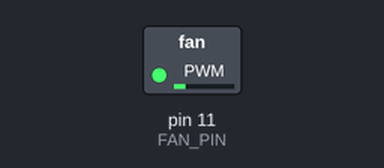
Recording of a sketch running on a simulated Arduino Uno, built with avr-gcc and run on an emulated ATmega328P. Parts: switched loads named in the sketch (green lamp = pin HIGH).

Above: at 3.9 s.
At 8.1 s:
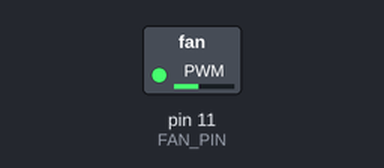
At 12.3 s:
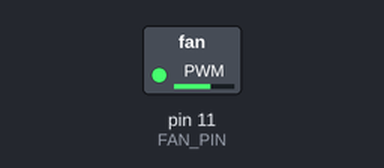
At 20.8 s:
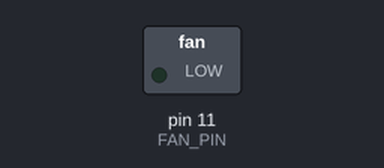
Timing chart, 0 to 22.3 s (numbered marks = the images above):
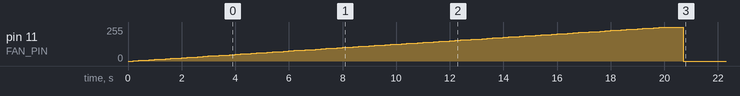

The sketch:

basic_fan_speed_control.ino
```cpp
#define FAN_PIN   11

// Function to set and covert the duty cycle from 0-100% to 0-255
void setDutyCycle(int pin, int dutyCycle) {
  int newDutyCycle = dutyCycle*2.55;
  analogWrite(pin, newDutyCycle);
}

// Ramp function to ramp up/down the speed of the fan
// INPUT: rampSpeed - the total amount of time it takes to ramp up/down to the maxDutyCycle
// NOTE: The rampSpeedMS takes a millisecond value
void rampFanSpeed(int pin, int minDutyCycle, int maxDutyCycle, int rampSpeedMS) {
  if(maxDutyCycle < minDutyCycle) {
    for(int i = minDutyCycle; i >= maxDutyCycle; i--) {
        setDutyCycle(pin, i);
        delay(rampSpeedMS/100);
    }
  } else {
    for(int i = minDutyCycle; i <= maxDutyCycle; i++) {
        setDutyCycle(pin, i);
        delay(rampSpeedMS/100);
    }
  }

}

void setup() {
  // put your setup code here, to run once:
  TCCR2B = TCCR2B & B11111000 | B00000001; // to set the PWM frequency of 31372.55 Hz
  Serial.begin(9600);
  rampFanSpeed(FAN_PIN, 0, 100, 20000); // Go from 0 to 100 % duty cycle in approx. 20 seconds
  rampFanSpeed(FAN_PIN, 100, 0, 500); // Ramp back down from 100 % to 0 duty cycle in approx. 500 ms
}


void loop() {
  // put your main code here, to run repeatedly:

}
```
